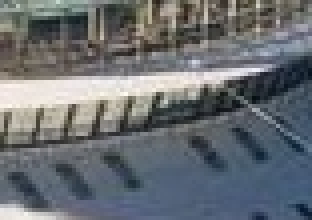
#> input picture Chapter08/input/large_input/ship_10_11.jpg, 78 x 55 px (shown 4 times larger); its folder holds 4 pictures in this run
$ python example5.py
#> lines starting #> are read from the running program, lines starting #| are printed output that depends on the picture
from multiprocessing import Pool
import cv2

import sys
from timeit import default_timer as timer


THRESH_METHOD = cv2.ADAPTIVE_THRESH_GAUSSIAN_C
INPUT_PATH = "input/large_input/"
OUTPUT_PATH = "output/large_output/"

n = 20
names = ["ship_%i_%i.jpg" % (i, j) for i in range(n) for j in range(n)]


def process_threshold(im, output_name, thresh_method):
    gray_im = cv2.cvtColor(im, cv2.COLOR_BGR2GRAY)
    thresh_im = cv2.adaptiveThreshold(
        gray_im, 255, thresh_method, cv2.THRESH_BINARY, 11, 2
    )

    cv2.imwrite(OUTPUT_PATH + output_name, thresh_im)


if __name__ == "__main__":
    for n_processes in range(1, 7):
        start = timer()

        with Pool(n_processes) as p:
            p.starmap(
                process_threshold,
                [
                    (cv2.imread(INPUT_PATH + name), name, THRESH_METHOD)
                    for name in names
                ],
            )
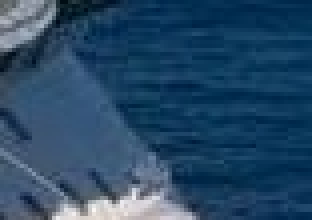
#> input picture Chapter08/input/large_input/ship_10_12.jpg, 78 x 55 px (shown 4 times larger)
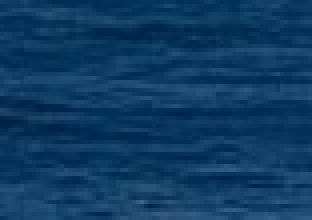
#> input picture Chapter08/input/large_input/ship_10_15.jpg, 78 x 55 px (shown 4 times larger)
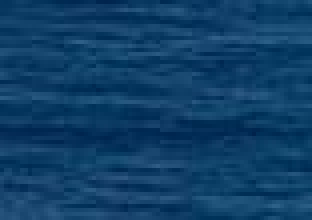
#> input picture Chapter08/input/large_input/ship_10_16.jpg, 78 x 55 px (shown 4 times larger)
#> (the run stopped early here; a loop or call above may not have finished)
